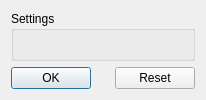
<?xml version="1.0" encoding="UTF-8"?>
<ui version="4.0">
 <class>PrefsDialog</class>
 <widget class="QDialog" name="prefs_dialog">
  <property name="modal">
   <bool>true</bool>
  </property>
  <!--property name="minimumSize">
   <size>
    <width>450</width>
    <height>300</height>
   </size>
  </property-->
  <property name="windowTitle">
   <string>Set Preferences</string>
  </property>
  <layout class="QGridLayout" name="prefs_grid">
   <item row="0" column="0" rowspan="1" colspan="5">
    <widget class="QGroupBox" name="prefs_group">
     <property name="flat">
      <bool>true</bool>
     </property>
     <property name="title">
      <string>Settings</string>
     </property>
    </widget>
   </item>
   <item row="1" column="0" rowspan="1" colspan="1">
    <widget class="QPushButton" name="enter">
     <property name="text">
      <string>OK</string>
     </property>
    </widget>
   </item>
   <item row="1" column="4" rowspan="1" colspan="1">
    <widget class="QPushButton" name="reset">
     <property name="text">
      <string>Reset</string>
     </property>
    </widget>
   </item>
  </layout>
 </widget>
 <resources/>
 <connections/>
 <slots/>
</ui>
